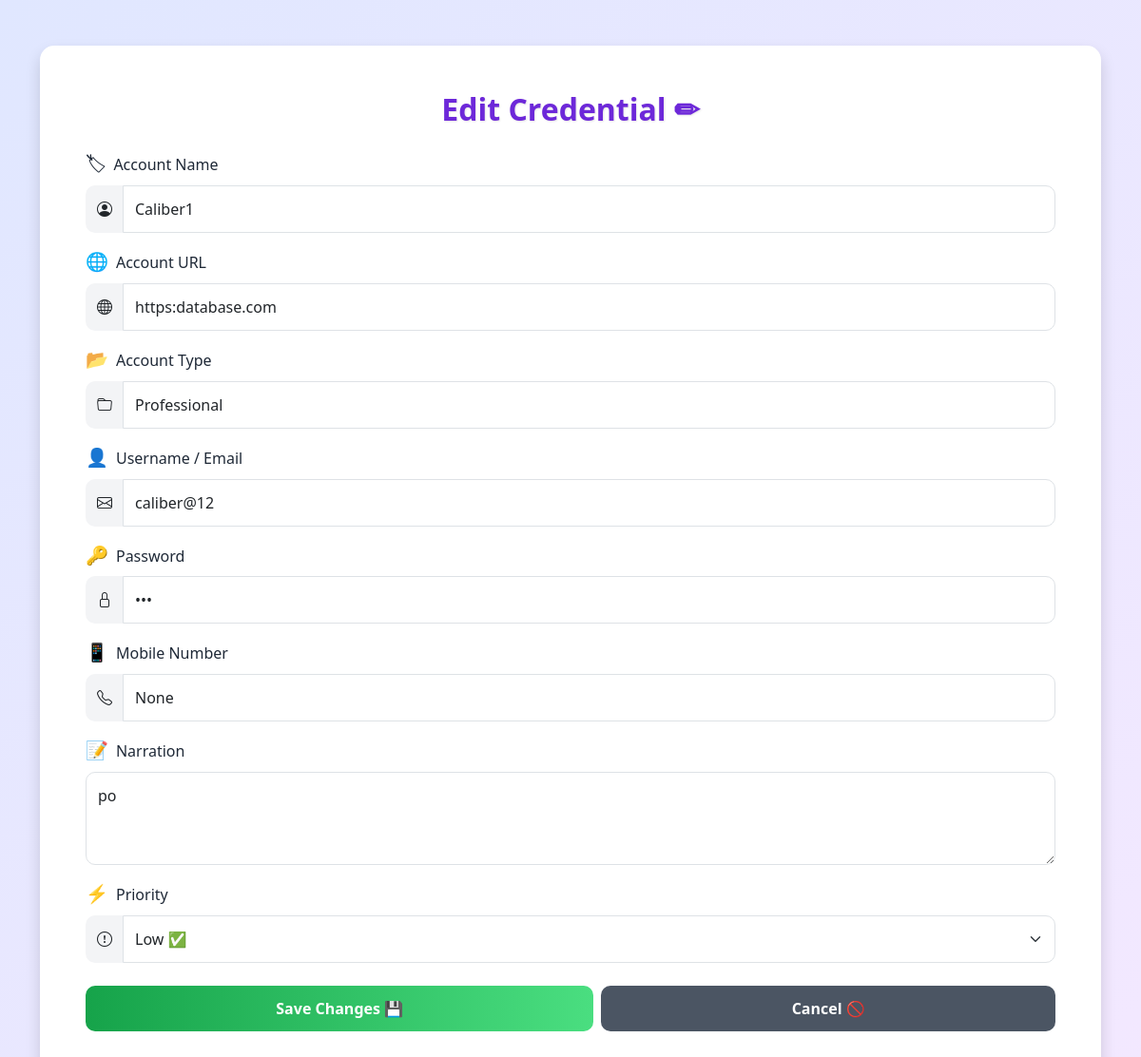
Screenshot of /edit/1 with the database file from the repository.
### app.py (models this page shows, shortened)
class Account(db.Model):
    id = db.Column(db.Integer, primary_key=True)
    account_name = db.Column(db.String(100), nullable=False)
    account_url = db.Column(db.String(200), nullable=False)
    account_type = db.Column(db.String(50), nullable=False)
    username = db.Column(db.String(100), nullable=False)
    password = db.Column(db.String(256), nullable=False)  # Stores encrypted password
    mobile_number = db.Column(db.String(20), nullable=True)
    narration = db.Column(db.Text, nullable=True)
    priority = db.Column(db.String(20), nullable=False)
    tblregister_id = db.Column(db.Integer, nullable=False)

### app.py (the view, shortened to what this page needs)
@app.route('/edit/<int:account_id>', methods=['GET', 'POST'])
def edit_account(account_id):
    account = Account.query.get_or_404(account_id)
    return render_template('edit_account.html', account=account)

### templates/edit_account.html (shortened to what this page needs)
<!DOCTYPE html>
<html lang="en">
<head>
  <link href="https://cdn.jsdelivr.net/npm/bootstrap@5.3.2/dist/css/bootstrap.min.css" rel="stylesheet">
  <link href="https://cdn.jsdelivr.net/npm/bootstrap-icons@1.11.3/font/bootstrap-icons.css" rel="stylesheet">
</head>
<body>
  <div class="container mt-5 mb-5">
    <div class="card shadow p-4 p-md-5">
      <h2 class="text-center mb-4">Edit Credential ✏</h2>
      <form method="POST">
        <div class="mb-3">
          <label for="accountName" class="form-label"><span class="emoji">🏷</span>Account Name</label>
          <div class="input-group">
            <span class="input-group-text"><i class="bi bi-person-circle"></i></span>
            <input type="text" class="form-control" id="accountName" name="accountName" value="{{ account.account_name }}" placeholder="e.g., MyBank" required>
          </div>
        </div>
        <div class="mb-3">
          <label for="accountUrl" class="form-label"><span class="emoji">🌐</span>Account URL</label>
          <div class="input-group">
            <span class="input-group-text"><i class="bi bi-globe"></i></span>
            <input type="url" class="form-control" id="accountUrl" name="accountUrl" value="{{ account.account_url }}" placeholder="e.g., https://mybank.com" required>
          </div>
        </div>
        <div class="mb-3">
          <label for="accountType" class="form-label"><span class="emoji">📂</span>Account Type</label>
          <div class="input-group">
            <span class="input-group-text"><i class="bi bi-folder"></i></span>
            <input type="text" class="form-control" id="accountType" name="accountType" value="{{ account.account_type }}" placeholder="e.g., Banking" required>
          </div>
        </div>
        <div class="mb-3">
          <label for="username" class="form-label"><span class="emoji">👤</span>Username / Email</label>
          <div class="input-group">
            <span class="input-group-text"><i class="bi bi-envelope"></i></span>
            <input type="text" class="form-control" id="username" name="username" value="{{ account.username }}" placeholder="e.g., user@example.com" required>
          </div>
        </div>
        <div class="mb-3">
          <label for="password" class="form-label"><span class="emoji">🔑</span>Password</label>
          <div class="input-group">
            <span class="input-group-text"><i class="bi bi-lock"></i></span>
            <input type="password" class="form-control" id="password" name="password" value="{{ account.password }}" placeholder="Enter secure password" required>
          </div>
        </div>
        <div class="mb-3">
          <label for="mobileNumber" class="form-label"><span class="emoji">📱</span>Mobile Number</label>
          <div class="input-group">
            <span class="input-group-text"><i class="bi bi-telephone"></i></span>
            <input type="text" class="form-control" id="mobileNumber" name="mobileNumber" value="{{ account.mobile_number }}" placeholder="e.g., +1234567890">
          </div>
        </div>
        <div class="mb-3">
          <label for="narration" class="form-label"><span class="emoji">📝</span>Narration</label>
          <textarea class="form-control" id="narration" name="narration" rows="3" placeholder="Add notes or details...">{{ account.narration }}</textarea>
        </div>
        <div class="mb-4">
          <label for="priority" class="form-label"><span class="emoji">⚡</span>Priority</label>
          <div class="input-group">
            <span class="input-group-text"><i class="bi bi-exclamation-circle"></i></span>
            <select class="form-select" id="priority" name="priority" required>
              <option value="Low" {% if account.priority == 'Low' %}selected{% endif %}>Low ✅</option>
            </select>
          </div>
        </div>
        <div class="d-flex gap-2">
          <button type="submit" class="btn btn-success flex-grow-1">Save Changes 💾</button>
          <a href="{{ url_for('view_accounts1') }}" class="btn btn-secondary flex-grow-1">Cancel 🚫</a>
        </div>
      </form>
    </div>
  </div>
</body>
</html>

### templates/edit_account.html (style rules this page uses)
body { background: linear-gradient(135deg, #e0e7ff, #f3e8ff); min-height: 100vh; font-family: 'Segoe UI', Tahoma, Geneva, Verdana, sans-serif; }
.card { border: none; border-radius: 15px; background: #ffffff; box-shadow: 0 8px 30px rgba(0, 0, 0, 0.1); transition: transform 0.3s; }
.form-control, .form-select { border-radius: 10px; padding: 12px; font-size: 1rem; transition: border-color 0.3s, box-shadow 0.3s; }
.btn-success { background: linear-gradient(90deg, #16a34a, #4ade80); border: none; padding: 12px; font-weight: 600; border-radius: 10px; transition: background 0.3s; }
.btn-secondary { background: #4b5563; border: none; padding: 12px; font-weight: 600; border-radius: 10px; transition: background 0.3s; }
.input-group-text { background: #f3f4f6; border: none; border-radius: 10px 0 0 10px; }
.form-label { font-weight: 500; color: #1f2937; }
.emoji { font-size: 1.2rem; margin-right: 8px; }
h2 { color: #6d28d9; font-weight: 700; text-shadow: 1px 1px 2px rgba(0, 0, 0, 0.1); }

### rows the page displays
Account: accountName "Caliber1", accountUrl "https:database.com", accountType "Professional", username "caliber@12", mobileNumber "None", narration "po", priority "Low ✅"
